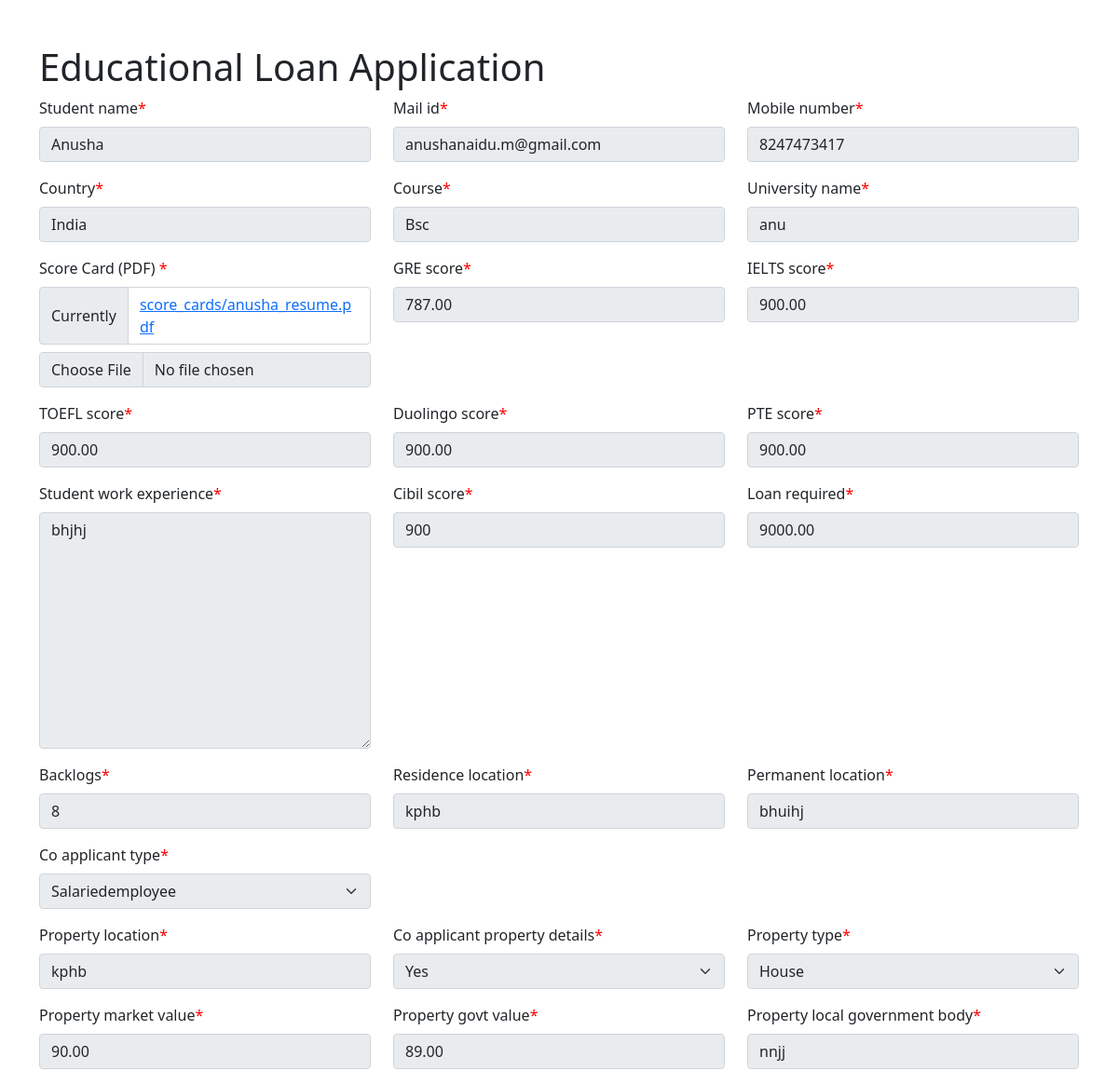
Page /el/view-EducationLoan/1001 on the committed database.
### bhanu/models.py (models this page shows, shortened)
class Educationalloan(models.Model):
    APPLICANT_TYPE_CHOICES = [
        ('SALARIEDEMPLOYEE', 'Salariedemployee'),
        ('SELFEMPLOYEED', 'SelfEmployeed'),
    ]
    YES_NO_CHOICES = [
        ('Y', 'Yes'),
        ('N', 'No'),
    ]
    student_name = models.CharField(max_length=100)
    mail_id = models.EmailField(unique=True)
    mobile_number = models.CharField(max_length=10, unique=True)
    country = models.CharField(max_length=100)
    course = models.CharField(max_length=100)
    university_name = models.CharField(max_length=100)
    score_card = models.FileField(upload_to='score_cards/')
    GRE_score = models.DecimalField(max_digits=15, decimal_places=2)
    IELTS_score = models.DecimalField(max_digits=15, decimal_places=2)
    TOEFL_score = models.DecimalField(max_digits=15, decimal_places=2)
    Duolingo_score = models.DecimalField(max_digits=15, decimal_places=2)
    PTE_score = models.DecimalField(max_digits=15, decimal_places=2)
    student_work_experience = models.TextField()
    cibil_score = models.IntegerField()
    loan_required = models.DecimalField(max_digits=15, decimal_places=2)
    backlogs = models.PositiveIntegerField()
    residence_location = models.CharField(max_length=200)
    permanent_location = models.CharField(max_length=200)
    co_applicant_type = models.CharField(max_length=20, choices=APPLICANT_TYPE_CHOICES)
    co_applicant_parent_name = models.CharField(max_length=100,null=True,blank=True)
    co_applicant_company_name = models.CharField(max_length=100, null=True,blank=True)
    co_applicant_salaried_designation = models.CharField(max_length=100, null=True,blank=True)
    co_applicant_salaried_net_pay = models.DecimalField(max_digits=15, decimal_places=2, null=True,blank=True)
    co_applicant_salaried_emis = models.DecimalField(max_digits=15, decimal_places=2, null=True,blank=True)
    co_applicant_salaried_cibil_score = models.IntegerField(null=True,blank=True)
    co_applicant_self_employed_business_name = models.CharField(max_length=100, null=True,blank=True)
    co_applicant_self_employed_itr_mandatory = models.CharField(max_length=1, choices=YES_NO_CHOICES,null=True,blank=True)
    co_pplicant_self_employed_itr_amount = models.DecimalField(max_digits=15, decimal_places=2,null=True,blank=True)
    co_applicant_self_employed_business_licence = models.FileField(upload_to='business_licences/', null=True,blank=True)
    property_location = models.CharField(max_length=200)
    co_applicant_property_details = models.CharField(max_length=1, choices=YES_NO_CHOICES)
    property_type = models.CharField(max_length=50, choices=[('House', 'House'), ('Plot', 'Plot'), ('Flat', 'Flat'), ('Apartment', 'Apartment'), ('Open Land', 'Open Land')])
    property_market_value = models.DecimalField(max_digits=15, decimal_places=2)
    property_govt_value = models.DecimalField(max_digits=15, decimal_places=2)
    property_local_government_body = models.CharField(max_length=100)
    application_id=models.CharField(max_length=200,unique=True,blank=True)

### bhanu/views.py (the view)
# urls.py: path('view-EducationLoan/<int:id>',viewEducationLoan,name='view-educationloan'),
def viewEducationLoan(request,id):
    record = Educationalloan.objects.get(id=id)
    form = EducationalLoanForm(instance=record)
    return render(request, 'EducationLoanView.html', {'form': form})

### bhanu/templates/EducationLoanView.html (shortened to what this page needs)
{% load static %}
<!DOCTYPE html>
<html lang="en">
<head>
    <link rel="stylesheet" href="https://stackpath.bootstrapcdn.com/bootstrap/5.0.0-alpha1/css/bootstrap.min.css"
 />
    {% load crispy_forms_tags %}
</head>
<body>
    <div class="container mt-5">
        <h1>Educational Loan Application</h1>
        <form method="post" id="form" enctype="multipart/form-data">
            <div class="row">
                <div class="col-lg-4 col-6">{{ form.student_name|as_crispy_field }}</div>
                <div class="col-lg-4 col-6">{{ form.mail_id|as_crispy_field }}</div>
                <div class="col-lg-4 col-6">{{ form.mobile_number|as_crispy_field }}</div>
                <div class="col-lg-4 col-6">{{ form.country|as_crispy_field }}</div>
                <div class="col-lg-4 col-6">{{ form.course|as_crispy_field }}</div>
                <div class="col-lg-4 col-6">{{ form.university_name|as_crispy_field }}</div>
                <div class="col-lg-4 col-6">{{ form.score_card|as_crispy_field }}</div>
                <div class="col-lg-4 col-6">{{ form.GRE_score|as_crispy_field }}</div>
                <div class="col-lg-4 col-6">{{ form.IELTS_score|as_crispy_field }}</div>
                <div class="col-lg-4 col-6">{{ form.TOEFL_score|as_crispy_field }}</div>
                <div class="col-lg-4 col-6">{{ form.Duolingo_score|as_crispy_field }}</div>
                <div class="col-lg-4 col-6">{{ form.PTE_score|as_crispy_field }}</div>
                <div class="col-lg-4 col-6">{{ form.student_work_experience|as_crispy_field }}</div>
                <div class="col-lg-4 col-6">{{ form.cibil_score|as_crispy_field }}</div>
                <div class="col-lg-4 col-6">{{ form.loan_required|as_crispy_field }}</div>
                <div class="col-lg-4 col-6">{{ form.backlogs|as_crispy_field }}</div>
                <div class="col-lg-4 col-6">{{ form.residence_location|as_crispy_field }}</div>
                <div class="col-lg-4 col-6">{{ form.permanent_location|as_crispy_field }}</div>
                <div class="col-lg-4 col-6">{{ form.co_applicant_type|as_crispy_field }}</div>
            </div>
            <div class="row">
                <div class="col-lg-4 col-6">{{ form.property_location|as_crispy_field }}</div>
                <div class="col-lg-4 col-6">{{ form.co_applicant_property_details|as_crispy_field }}</div>
                <div class="col-lg-4 col-6">{{ form.property_type|as_crispy_field }}</div>
                <div class="col-lg-4 col-6">{{ form.property_market_value|as_crispy_field }}</div>
                <div class="col-lg-4 col-6">{{ form.property_govt_value|as_crispy_field }}</div>
                <div class="col-lg-4 col-6">{{ form.property_local_government_body|as_crispy_field }}</div>
            </div>
        </form>
    </div>
</body>
</html>

### bhanu/templates/EducationLoanView.html (style rules this page uses)
.asteriskField { color:red; }

### rows in the picture
Educationalloan: student_name "Anusha", mail_id "anushanaidu.m@gmail.com", mobile_number "8247473417", country "India", course "Bsc", university_name "anu", GRE_score "787.00", IELTS_score "900.00", TOEFL_score "900.00", Duolingo_score "900.00", PTE_score "900.00", student_work_experience "bhjhj", cibil_score "900", loan_required "9000.00", backlogs "8", residence_location "kphb", permanent_location "bhuihj", co_applicant_type "Salariedemployee", property_location "kphb", co_applicant_property_details "Yes", property_type "House", property_market_value "90.00", property_govt_value "89.00", property_local_government_body "nnjj"
